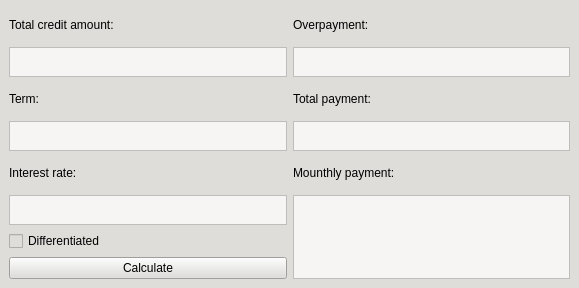
<?xml version="1.0" encoding="UTF-8"?>
<ui version="4.0">
 <class>Credit</class>
 <widget class="QWidget" name="Credit">
  <property name="geometry">
   <rect>
    <x>0</x>
    <y>0</y>
    <width>579</width>
    <height>288</height>
   </rect>
  </property>
  <property name="windowTitle">
   <string>CreditCalc</string>
  </property>
  <property name="styleSheet">
   <string notr="true">background-color: rgb(222, 221, 218);</string>
  </property>
  <layout class="QVBoxLayout" name="verticalLayout">
   <property name="spacing">
    <number>6</number>
   </property>
   <property name="leftMargin">
    <number>9</number>
   </property>
   <property name="topMargin">
    <number>9</number>
   </property>
   <property name="rightMargin">
    <number>9</number>
   </property>
   <property name="bottomMargin">
    <number>9</number>
   </property>
   <item>
    <layout class="QGridLayout" name="gridLayout">
     <item row="2" column="0">
      <widget class="QTextEdit" name="inputTotalCreditAMountLine">
       <property name="minimumSize">
        <size>
         <width>0</width>
         <height>0</height>
        </size>
       </property>
       <property name="maximumSize">
        <size>
         <width>16777215</width>
         <height>30</height>
        </size>
       </property>
       <property name="styleSheet">
        <string notr="true">background-color: rgb(246, 245, 244);</string>
       </property>
      </widget>
     </item>
     <item row="5" column="0">
      <widget class="QLabel" name="label_3">
       <property name="text">
        <string>Interest rate:</string>
       </property>
      </widget>
     </item>
     <item row="6" column="0">
      <widget class="QTextEdit" name="inputInterestRateLine">
       <property name="maximumSize">
        <size>
         <width>16777215</width>
         <height>30</height>
        </size>
       </property>
       <property name="styleSheet">
        <string notr="true">background-color: rgb(246, 245, 244);</string>
       </property>
      </widget>
     </item>
     <item row="3" column="0">
      <widget class="QLabel" name="label_2">
       <property name="text">
        <string>Term:</string>
       </property>
      </widget>
     </item>
     <item row="4" column="0">
      <widget class="QTextEdit" name="inputTermLine">
       <property name="maximumSize">
        <size>
         <width>16777215</width>
         <height>30</height>
        </size>
       </property>
       <property name="styleSheet">
        <string notr="true">background-color: rgb(246, 245, 244);</string>
       </property>
      </widget>
     </item>
     <item row="0" column="0">
      <widget class="QLabel" name="label">
       <property name="text">
        <string>Total credit amount:</string>
       </property>
      </widget>
     </item>
     <item row="0" column="2">
      <widget class="QLabel" name="label_4">
       <property name="text">
        <string>Overpayment:</string>
       </property>
      </widget>
     </item>
     <item row="4" column="2">
      <widget class="QTextEdit" name="inputTotalPaymentLine">
       <property name="maximumSize">
        <size>
         <width>16777215</width>
         <height>30</height>
        </size>
       </property>
       <property name="styleSheet">
        <string notr="true">background-color: rgb(246, 245, 244);</string>
       </property>
       <property name="readOnly">
        <bool>true</bool>
       </property>
      </widget>
     </item>
     <item row="5" column="2">
      <widget class="QLabel" name="label_6">
       <property name="text">
        <string>Mounthly payment:</string>
       </property>
      </widget>
     </item>
     <item row="3" column="2">
      <widget class="QLabel" name="label_5">
       <property name="text">
        <string>Total payment:</string>
       </property>
      </widget>
     </item>
     <item row="2" column="2">
      <widget class="QTextEdit" name="inputOverpaymentLine">
       <property name="maximumSize">
        <size>
         <width>16777215</width>
         <height>30</height>
        </size>
       </property>
       <property name="styleSheet">
        <string notr="true">background-color: rgb(246, 245, 244);</string>
       </property>
       <property name="readOnly">
        <bool>true</bool>
       </property>
      </widget>
     </item>
     <item row="6" column="2" rowspan="3">
      <widget class="QListView" name="listViewMountlyPayment">
       <property name="styleSheet">
        <string notr="true">background-color: rgb(246, 245, 244);</string>
       </property>
      </widget>
     </item>
     <item row="7" column="0">
      <widget class="QCheckBox" name="checkBoxDifferentiated">
       <property name="styleSheet">
        <string notr="true"/>
       </property>
       <property name="text">
        <string>Differentiated</string>
       </property>
      </widget>
     </item>
     <item row="8" column="0">
      <widget class="QPushButton" name="pushButton_calculate">
       <property name="text">
        <string>Calculate</string>
       </property>
      </widget>
     </item>
    </layout>
   </item>
  </layout>
 </widget>
 <resources/>
 <connections/>
</ui>
